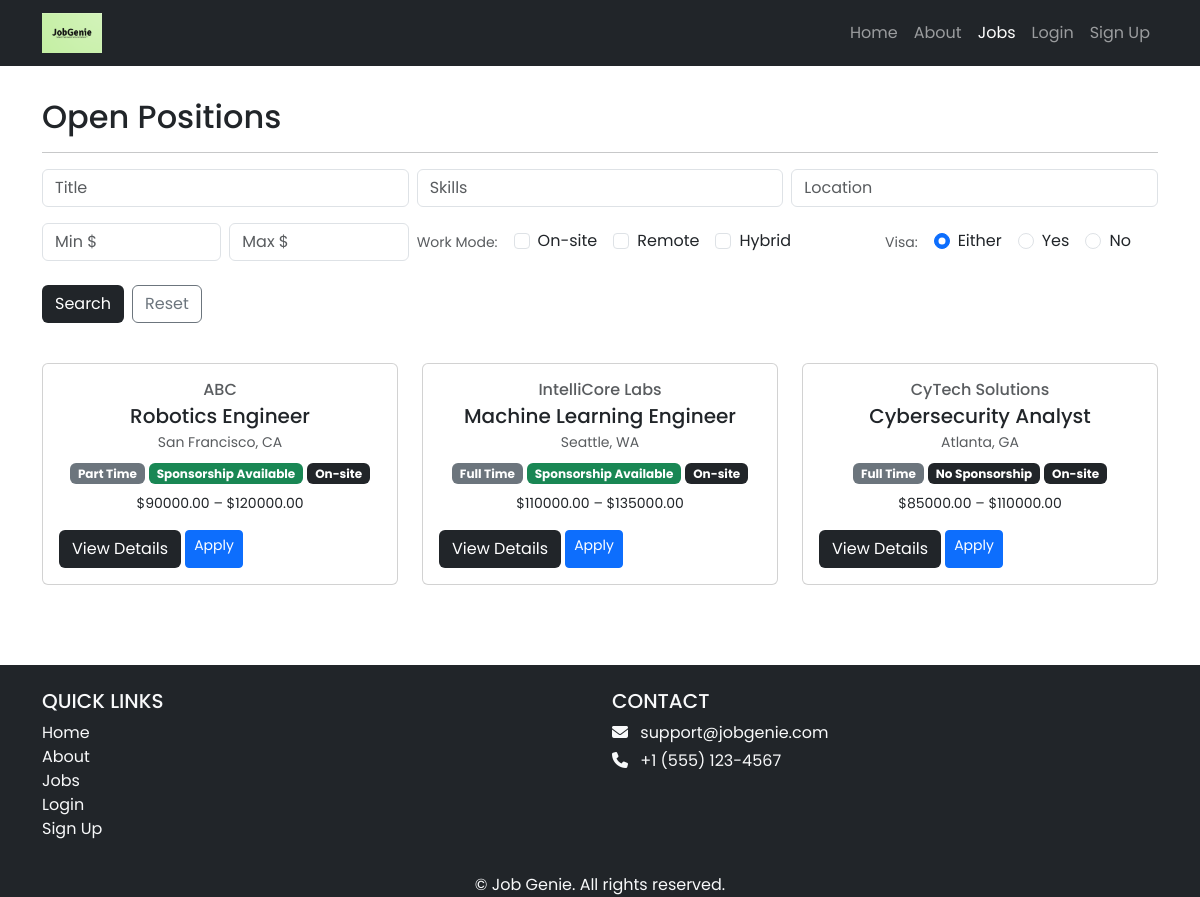
The page /jobs/ on the database as committed earlier.
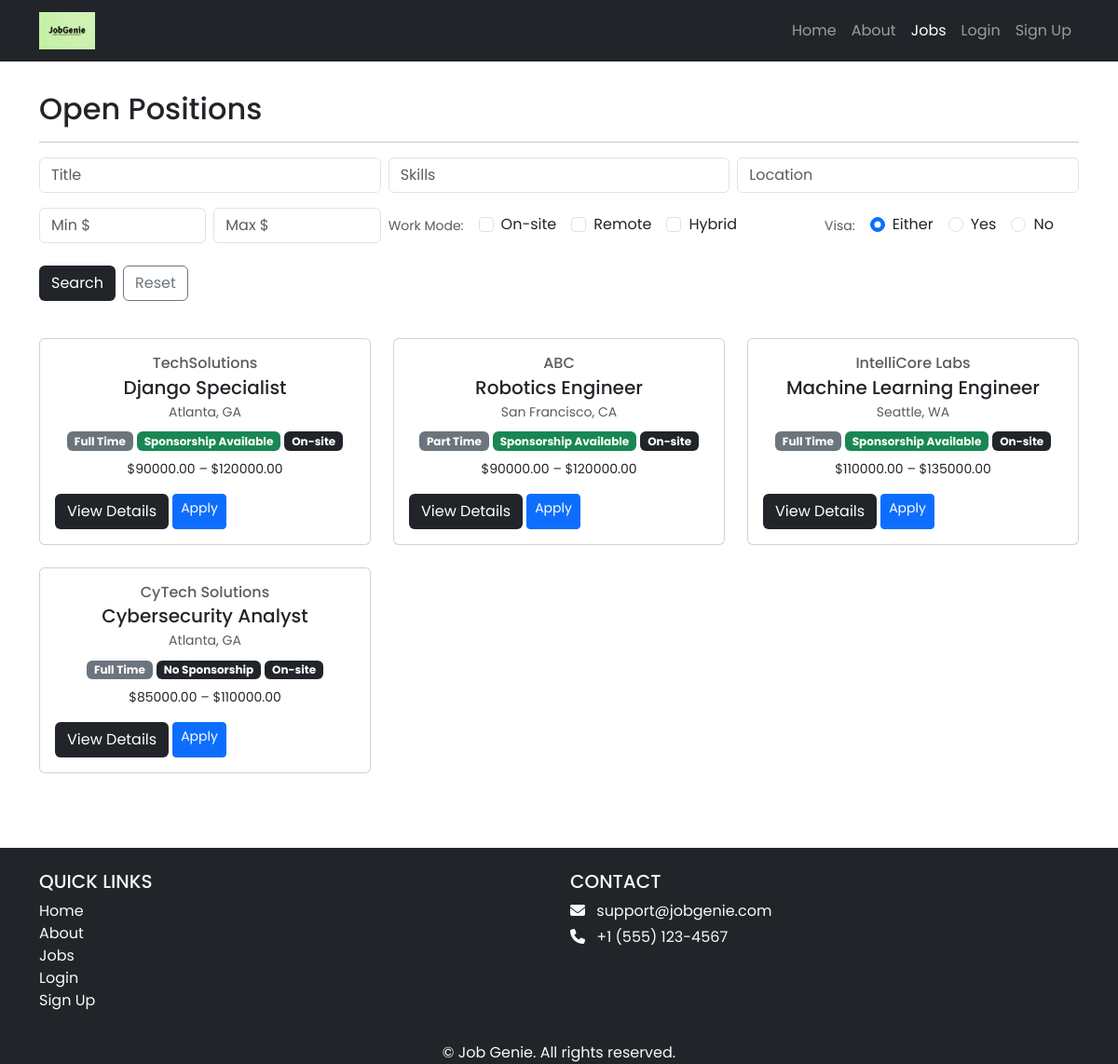
The same page on the database as committed later.
### jobs/models.py (models this page shows, shortened)
class Job(models.Model):
    JOB_TYPES = [
        ('FT', 'Full Time'),
        ('PT', 'Part Time'),
        ('IN', 'Internship'),
        ('CT', 'Contractor'),
    ]
    REMOTE_TYPES = [
        ('ON', 'On-site'),
        ('RE', 'Remote'),
        ('HY', 'Hybrid'),
    ]
    SPONSORSHIP_OPT = [
        ('YES', 'Sponsorship Available'),
        ('NO', 'No Sponsorship'),
    ]
    recruiter = models.ForeignKey(
    Recruiter,
    on_delete=models.CASCADE,
    related_name="jobs",
    null=True,
    blank=True
    )
    title = models.CharField(max_length=255)
    company_name = models.CharField(max_length=255, blank=True, default="")
    skills = models.TextField(help_text="List required skills, separated by commas", blank=True, default="")
    location = models.CharField(max_length=255)
    salary_min = models.DecimalField(max_digits=10, decimal_places=2, null=True, blank=True)
    salary_max = models.DecimalField(max_digits=10, decimal_places=2, null=True, blank=True)
    job_type = models.CharField(max_length=2, choices=JOB_TYPES)
    visa_sponsorship = models.CharField(max_length=3, choices=SPONSORSHIP_OPT, default='NO')
    remote_type = models.CharField(max_length=2, choices=REMOTE_TYPES, default='ON')
    created_at = models.DateTimeField(auto_now_add=True)
    updated_at = models.DateTimeField(auto_now=True)
    class Meta:
        indexes = [
            models.Index(fields=['job_type']),
            models.Index(fields=['remote_type']),
            models.Index(fields=['location']),
        ]
        ordering = ['-created_at']

### jobs/views.py (the view)
# urls.py: path('', JobListView.as_view(), name='job_list'),
class JobListView(ListView):
    model = Job
    template_name = 'jobs/job_list.html'
    context_object_name = 'jobs'
    paginate_by = 12
    def get_queryset(self):
        qs = Job.objects.all().order_by('-created_at')
        g = self.request.GET
        user = self.request.user
        if g.get('title'):
            qs = qs.filter(title__icontains=g['title'])
        if g.get('location'):
            qs = qs.filter(location__icontains=g['location'])
        if g.get('skills'):
            raw = g['skills'].replace(',', ' ')
            tokens = [t.strip() for t in raw.split() if t.strip()]
            if tokens:
                qs = qs.filter(reduce(operator.or_, (Q(skills__icontains=t) for t in tokens)))
        job_types = g.getlist('job_type')
        if job_types:
            qs = qs.filter(job_type__in=job_types)
        remote_types = g.getlist('remote_type')
        if remote_types:
            qs = qs.filter(remote_type__in=remote_types)
        visa = g.get('visa')
        if visa in ('YES', 'NO'):
            qs = qs.filter(visa_sponsorship=visa)
        min_salary = g.get('min_salary')
        max_salary = g.get('max_salary')
        if min_salary:
            qs = qs.filter(Q(salary_max__isnull=True) | Q(salary_max__gte=min_salary))
        if max_salary:
            qs = qs.filter(Q(salary_min__isnull=True) | Q(salary_min__lte=max_salary))
        if user.is_authenticated and getattr(user.userprofile, 'role', None) == 'JOB_SEEKER':
            applied = Application.objects.filter(candidate=user)
            applied_dict = {app.job_id: app for app in applied}
            for job in qs:
                job.my_application = applied_dict.get(job.id)
        return qs
    def get_context_data(self, **kwargs):
        ctx = super().get_context_data(**kwargs)
        g = self.request.GET
        ctx['filter_form'] = JobFilterForm(g or None)
        ctx['selected_remote_types'] = g.getlist('remote_type')
        ctx['selected_visa'] = g.get('visa', '')
        return ctx

### jobs/forms.py
class JobFilterForm(forms.Form):
    title = forms.CharField(required=False)
    skills = forms.CharField(required=False, help_text="Separate skills with comma or space")
    location = forms.CharField(required=False)
    min_salary = forms.DecimalField(required=False, min_value=0)
    max_salary = forms.DecimalField(required=False, min_value=0)
    job_type = forms.MultipleChoiceField(
        required=False, choices=Job.JOB_TYPES, widget=forms.CheckboxSelectMultiple
    )
    remote_type = forms.MultipleChoiceField(
        required=False, choices=Job.REMOTE_TYPES, widget=forms.CheckboxSelectMultiple
    )
    visa = forms.ChoiceField(
        required=False,
        choices=[('', 'Either'), ('YES', 'Sponsorship available'), ('NO', 'No sponsorship')],
    )

### jobs/templates/jobs/job_list.html (shortened to what the changed rows need)
{% extends 'base.html' %}
{% load static %}
{% block content %}
<div class="p-3">
  <div class="container">
    <div class="row mt-3">
      <div class="col mx-auto mb-3">
        <h2>Open Positions</h2>
        <div class="row row-cols-1 row-cols-sm-2 row-cols-lg-3 row-cols-xxl-4 g-4 mt-2">
          {% for job in jobs %}
            <div class="col">
              <div class="card h-100 text-center position-relative">
                <div class="card-body p-3">
                  <h6 class="text-muted mb-1">{{ job.company_name }}</h6>
                  <h5 class="mb-1">{{ job.title }}</h5>
                  <div class="small text-muted mb-2">{{ job.location }}</div>
                  <div class="mb-2">
                    <span class="badge bg-secondary">{{ job.get_job_type_display }}</span>
                    <span class="badge {% if job.visa_sponsorship == 'YES' %}bg-success{% else %}bg-dark{% endif %}">
                      {{ job.get_visa_sponsorship_display }}
                    </span>
                    {% if job.remote_type %}
                      <span class="badge bg-dark">{{ job.get_remote_type_display }}</span>
                    {% endif %}
                </div>
                {% if job.salary_min or job.salary_max %}
                  <div class="small mb-3">
                    ${{ job.salary_min|default:"?" }} – ${{ job.salary_max|default:"?" }}
                  </div>
                {% endif %}
                <div class="mt-auto">
                  <div class="d-flex gap-1">
                    <a href="{% url 'job_detail' job.pk %}" class="btn bg-dark text-white">
                      View Details
                    </a>
                    {% if user.is_authenticated %}
                      {% if user.userprofile.role == 'JOB_SEEKER' %}
                        {% if job.my_application %}
                          <span class="btn btn-success btn-sm">Applied</span>
                        {% else %}
                          <a href="{% url 'job_detail' job.pk %}" class="btn btn-primary btn-sm">Apply</a>
                        {% endif %}
                      {% elif user.userprofile.role == 'RECRUITER' and user.recruiter_profile == job.recruiter %}
                        <a href="{% url 'job_edit' job.pk %}" class="btn btn-primary btn-sm">Edit</a>
                        <a href="{% url 'job_delete' job.pk %}" class="btn btn-danger btn-sm">Delete</a>
                      {% endif %}
                    {% else %}
                      <a href="{% url 'accounts.login' %}?next={% url 'job_detail' job.pk %}" class="btn btn-primary btn-sm">Apply</a>
                    {% endif %}
                  </div>
                </div>
              </div>
              </div>
            </div>
          {% empty %}
            <div class="col">
              <div class="alert alert-light border w-100">No jobs found.</div>
            </div>
          {% endfor %}
        </div>
    </div>
  </div>
</div>
{% endblock content %}

Rows that differ between the two databases and show on the page:
added Job: company_name "TechSolutions", title "Django Specialist", location "Atlanta, GA", job_type "Full Time", visa_sponsorship "Sponsorship Available", remote_type "On-site", salary_min "90000.00", salary_max "120000.00"
